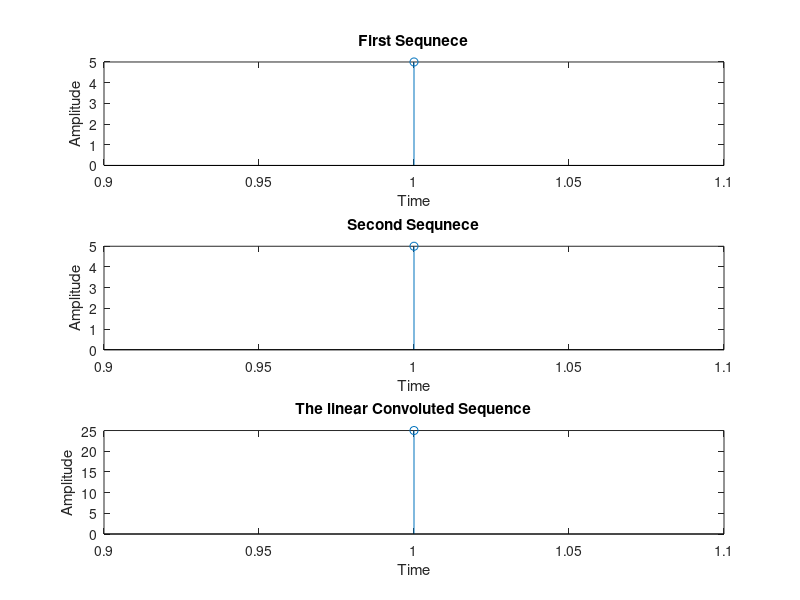

Write the MATLAB code that produced this figure.
clc;
clear all;
close all;
% Program to perform Linear Convolution
x1=input('Enter the first sequence to be convoluted:');
subplot(3,1,1);
stem(x1);
xlabel('Time');
ylabel('Amplitude');
title('First Sequnece');
x2=input('Enter the second sequnece to be convaoluted:');
subplot(3,1,2);
stem(x2);
xlabel('Time');
ylabel('Amplitude');
title('Second Sequnece');
f=conv(x1,x2);
disp('The Linera convoluted signal');
disp(f);
subplot(3,1,3)
stem(f);
xlabel('Time');
ylabel('Amplitude');
title('The linear Convoluted Sequence');
